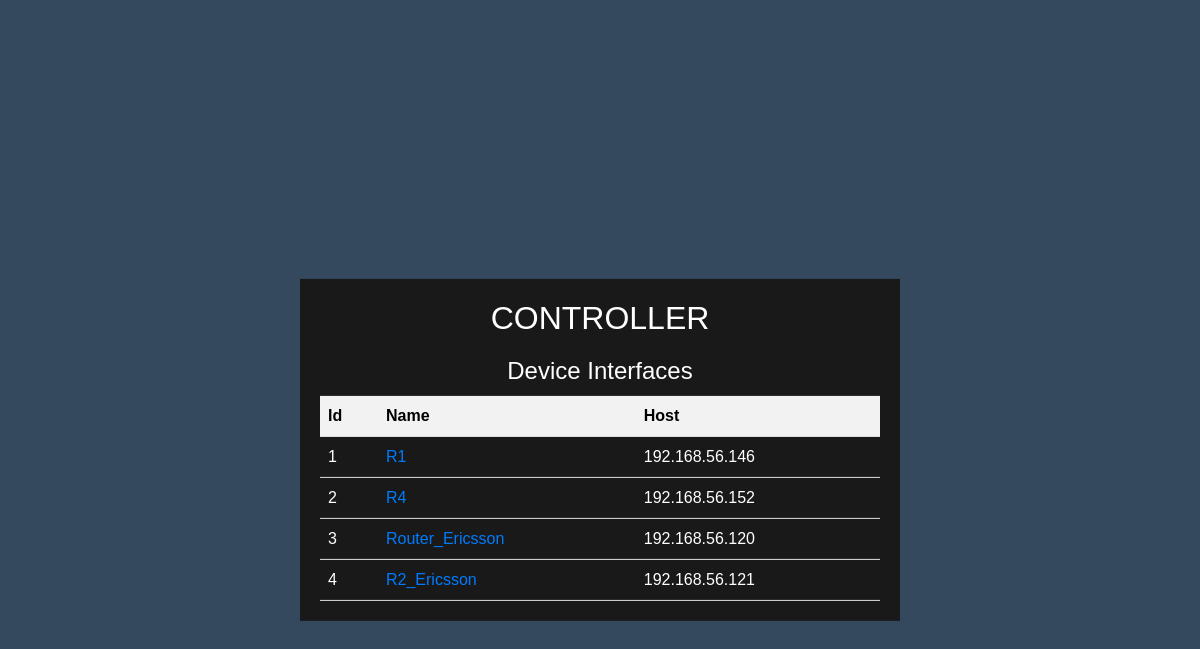
Before: /manage/ with the older database file.
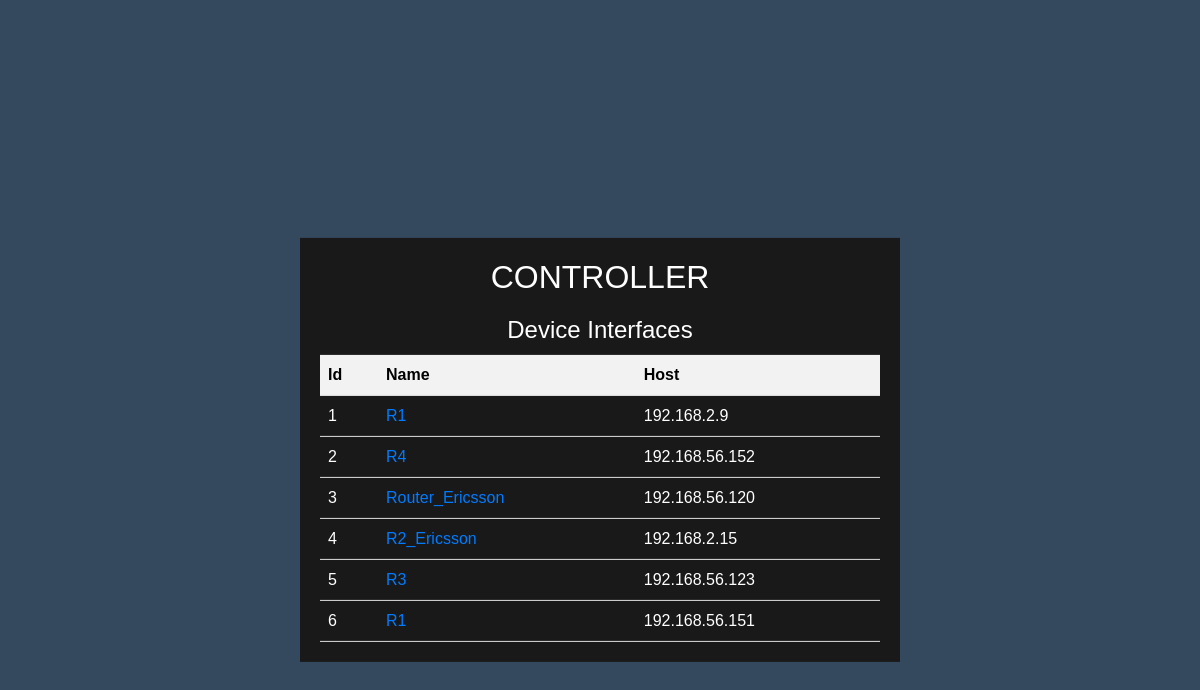
After: the same page with the newer database file.
### network/models.py (models this page shows, shortened)
class Device(models.Model):
    name = models.CharField(max_length=100)
    host = models.CharField(max_length=70)
    username = models.CharField(max_length=100)
    password = models.CharField(max_length=100, blank=True)
    secret = models.CharField(max_length=100, blank=True)
    device_type = models.CharField(
        max_length=30, choices=(("router", "Router"), ("switch", "Switch"), ("firewall", "Firewall")), blank=True
    )
    platform = models.CharField(
        max_length=30, choices=(("cisco_ios", "Cisco IOS"), ("cisco_iosxe", "Cisco IOS XE")), blank=True
    )

### network/views.py (the view)
# urls.py: path('manage/',views.index,name="manage"),
def index(request: HttpRequest) -> HttpResponse:
    devices = Device.objects.all()
    context = {
        'title': 'Controller',
        'devices': devices
    }
    return render(request, 'base1.html', context)

### network/templates/base1.html (shortened to what this page needs)
<!DOCTYPE html>
<html lang="en">
<head>
  <link rel="stylesheet" href="https://stackpath.bootstrapcdn.com/bootstrap/4.1.3/css/bootstrap.min.css">
  {% load static %}
  <link rel="stylesheet" href="{% static 'style.css' %}">
</head>
<body>
  <div class="container">
    <h1>{{ title }}</h1>
    <h2>Device Interfaces</h2>
    <table>
      <tr>
        <th>Id</th>
        <th>Name</th>
        <th>Host</th>
      </tr>
      {% for device in devices %}
      <tr>
        <td>{{ device.id }}</td>
        <td><a href="{% url 'device' device.id %}">{{ device.name }}</a></td>
        <td>{{ device.host }}</td>
      </tr>
      {% endfor %}
    </table>
  </div>
</body>
</html>

### network/static/style.css (style rules this page uses)
body { margin: 0; padding: 0; font-family: sans-serif; background: #34495e; color: white; }
.container { width: 600px; padding: 120px; position: absolute; top: 50%; left: 50%; transform: translate(-50%, -50%); background: #191919; text-align: center; color: white; }
.container h1 { color: white; text-transform: uppercase; font-weight: 500; }
.container table { width: 100%; border-collapse: collapse; color: white; }
.container th, .container td { padding: 8px; text-align: left; border-bottom: 1px solid #ddd; color: white; }
.container th { background-color: #f2f2f2; font-weight: bold; color: black; }

### network/templates/base1.html (style rules this page uses)
body { margin: 0; padding: 0; font-family: Arial, sans-serif; }
.container { margin-top: 50px; padding: 20px; }
h1 { font-size: 32px; margin-bottom: 20px; }
h2 { font-size: 24px; margin-bottom: 10px; }
table { width: 100%; border-collapse: collapse; }
th, td { padding: 8px; text-align: left; border-bottom: 1px solid #ddd; }
th { background-color: #f2f2f2; font-weight: bold; }

Changed rows visible on the page:
changed Device id 1: host "192.168.56.146" → "192.168.2.9"
changed Device "R2_Ericsson": host "192.168.56.121" → "192.168.2.15"
added Device: id "5", name "R3", host "192.168.56.123"
added Device: id "6", name "R1", host "192.168.56.151"
